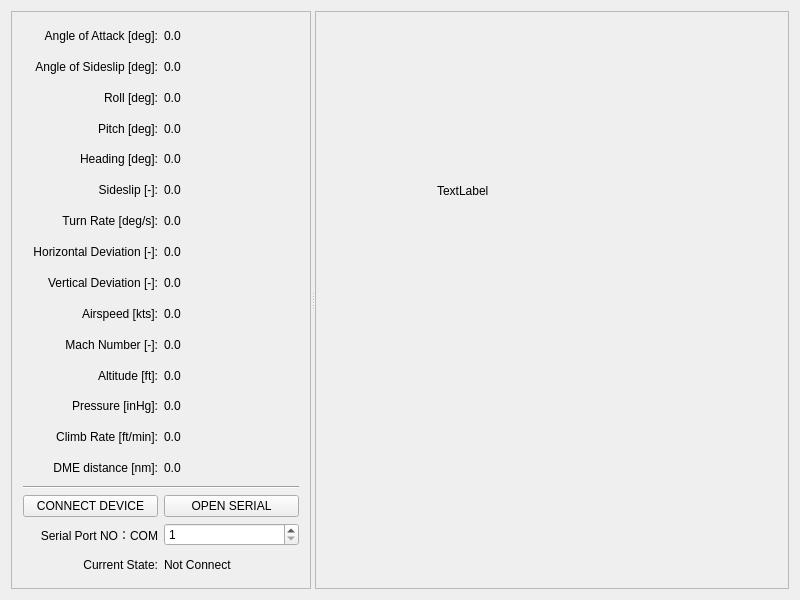
<?xml version="1.0" encoding="UTF-8"?>
<ui version="4.0">
 <class>MainWindow</class>
 <widget class="QMainWindow" name="MainWindow">
  <property name="geometry">
   <rect>
    <x>0</x>
    <y>0</y>
    <width>800</width>
    <height>600</height>
   </rect>
  </property>
  <property name="windowTitle">
   <string>QFlightInstruments Example</string>
  </property>
  <property name="locale">
   <locale language="English" country="UnitedStates"/>
  </property>
  <widget class="QWidget" name="centralWidget">
   <layout class="QGridLayout" name="gridLayout_5">
    <item row="0" column="0">
     <widget class="QSplitter" name="splitter">
      <property name="orientation">
       <enum>Qt::Horizontal</enum>
      </property>
      <widget class="QFrame" name="frame">
       <property name="sizePolicy">
        <sizepolicy hsizetype="Minimum" vsizetype="Preferred">
         <horstretch>0</horstretch>
         <verstretch>0</verstretch>
        </sizepolicy>
       </property>
       <property name="maximumSize">
        <size>
         <width>300</width>
         <height>16777215</height>
        </size>
       </property>
       <property name="frameShape">
        <enum>QFrame::StyledPanel</enum>
       </property>
       <property name="frameShadow">
        <enum>QFrame::Raised</enum>
       </property>
       <layout class="QGridLayout" name="gridLayout_3">
        <item row="1" column="0">
         <layout class="QGridLayout" name="gridLayout" columnstretch="0,0">
          <item row="0" column="0">
           <widget class="QLabel" name="label_13">
            <property name="text">
             <string>Angle of Attack [deg]:</string>
            </property>
            <property name="alignment">
             <set>Qt::AlignRight|Qt::AlignTrailing|Qt::AlignVCenter</set>
            </property>
           </widget>
          </item>
          <item row="14" column="1">
           <widget class="QLabel" name="labelDME">
            <property name="text">
             <string>0.0</string>
            </property>
           </widget>
          </item>
          <item row="12" column="1">
           <widget class="QLabel" name="labelPress">
            <property name="text">
             <string>0.0</string>
            </property>
           </widget>
          </item>
          <item row="13" column="1">
           <widget class="QLabel" name="labelClimb">
            <property name="text">
             <string>0.0</string>
            </property>
           </widget>
          </item>
          <item row="8" column="1">
           <widget class="QLabel" name="labelDevV">
            <property name="text">
             <string>0.0</string>
            </property>
           </widget>
          </item>
          <item row="10" column="1">
           <widget class="QLabel" name="labelMach">
            <property name="text">
             <string>0.0</string>
            </property>
           </widget>
          </item>
          <item row="11" column="1">
           <widget class="QLabel" name="labelAlt">
            <property name="text">
             <string>0.0</string>
            </property>
           </widget>
          </item>
          <item row="9" column="1">
           <widget class="QLabel" name="labelSpeed">
            <property name="text">
             <string>0.0</string>
            </property>
           </widget>
          </item>
          <item row="7" column="0">
           <widget class="QLabel" name="label_6">
            <property name="text">
             <string>Horizontal Deviation [-]:</string>
            </property>
            <property name="alignment">
             <set>Qt::AlignRight|Qt::AlignTrailing|Qt::AlignVCenter</set>
            </property>
           </widget>
          </item>
          <item row="9" column="0">
           <widget class="QLabel" name="label_8">
            <property name="text">
             <string>Airspeed [kts]:</string>
            </property>
            <property name="alignment">
             <set>Qt::AlignRight|Qt::AlignTrailing|Qt::AlignVCenter</set>
            </property>
           </widget>
          </item>
          <item row="11" column="0">
           <widget class="QLabel" name="label_9">
            <property name="text">
             <string>Altitude [ft]:</string>
            </property>
            <property name="alignment">
             <set>Qt::AlignRight|Qt::AlignTrailing|Qt::AlignVCenter</set>
            </property>
           </widget>
          </item>
          <item row="13" column="0">
           <widget class="QLabel" name="label_10">
            <property name="text">
             <string>Climb Rate [ft/min]:</string>
            </property>
            <property name="alignment">
             <set>Qt::AlignRight|Qt::AlignTrailing|Qt::AlignVCenter</set>
            </property>
           </widget>
          </item>
          <item row="4" column="0">
           <widget class="QLabel" name="label_3">
            <property name="text">
             <string>Heading [deg]:</string>
            </property>
            <property name="alignment">
             <set>Qt::AlignRight|Qt::AlignTrailing|Qt::AlignVCenter</set>
            </property>
           </widget>
          </item>
          <item row="10" column="0">
           <widget class="QLabel" name="label_11">
            <property name="text">
             <string>Mach Number [-]:</string>
            </property>
            <property name="alignment">
             <set>Qt::AlignRight|Qt::AlignTrailing|Qt::AlignVCenter</set>
            </property>
           </widget>
          </item>
          <item row="6" column="0">
           <widget class="QLabel" name="label_5">
            <property name="text">
             <string>Turn Rate [deg/s]:</string>
            </property>
            <property name="alignment">
             <set>Qt::AlignRight|Qt::AlignTrailing|Qt::AlignVCenter</set>
            </property>
           </widget>
          </item>
          <item row="2" column="0">
           <widget class="QLabel" name="label">
            <property name="text">
             <string>Roll [deg]:</string>
            </property>
            <property name="alignment">
             <set>Qt::AlignRight|Qt::AlignTrailing|Qt::AlignVCenter</set>
            </property>
           </widget>
          </item>
          <item row="8" column="0">
           <widget class="QLabel" name="label_7">
            <property name="text">
             <string>Vertical Deviation [-]:</string>
            </property>
            <property name="alignment">
             <set>Qt::AlignRight|Qt::AlignTrailing|Qt::AlignVCenter</set>
            </property>
           </widget>
          </item>
          <item row="5" column="0">
           <widget class="QLabel" name="label_4">
            <property name="text">
             <string>Sideslip [-]:</string>
            </property>
            <property name="alignment">
             <set>Qt::AlignRight|Qt::AlignTrailing|Qt::AlignVCenter</set>
            </property>
           </widget>
          </item>
          <item row="15" column="0" colspan="2">
           <widget class="Line" name="line">
            <property name="orientation">
             <enum>Qt::Horizontal</enum>
            </property>
           </widget>
          </item>
          <item row="3" column="0">
           <widget class="QLabel" name="label_2">
            <property name="text">
             <string>Pitch [deg]:</string>
            </property>
            <property name="alignment">
             <set>Qt::AlignRight|Qt::AlignTrailing|Qt::AlignVCenter</set>
            </property>
           </widget>
          </item>
          <item row="12" column="0">
           <widget class="QLabel" name="label_12">
            <property name="text">
             <string>Pressure [inHg]:</string>
            </property>
            <property name="alignment">
             <set>Qt::AlignRight|Qt::AlignTrailing|Qt::AlignVCenter</set>
            </property>
           </widget>
          </item>
          <item row="1" column="0">
           <widget class="QLabel" name="label_14">
            <property name="text">
             <string>Angle of Sideslip [deg]:</string>
            </property>
            <property name="alignment">
             <set>Qt::AlignRight|Qt::AlignTrailing|Qt::AlignVCenter</set>
            </property>
           </widget>
          </item>
          <item row="14" column="0">
           <widget class="QLabel" name="label_16">
            <property name="text">
             <string>DME distance [nm]:</string>
            </property>
            <property name="alignment">
             <set>Qt::AlignRight|Qt::AlignTrailing|Qt::AlignVCenter</set>
            </property>
           </widget>
          </item>
          <item row="16" column="0">
           <widget class="QPushButton" name="pushButtonAuto">
            <property name="text">
             <string>CONNECT DEVICE</string>
            </property>
            <property name="checkable">
             <bool>true</bool>
            </property>
           </widget>
          </item>
          <item row="1" column="1">
           <widget class="QLabel" name="labelBeta">
            <property name="text">
             <string>0.0</string>
            </property>
            <property name="scaledContents">
             <bool>false</bool>
            </property>
           </widget>
          </item>
          <item row="4" column="1">
           <widget class="QLabel" name="labelHead">
            <property name="text">
             <string>0.0</string>
            </property>
           </widget>
          </item>
          <item row="6" column="1">
           <widget class="QLabel" name="labelTurn">
            <property name="text">
             <string>0.0</string>
            </property>
           </widget>
          </item>
          <item row="2" column="1">
           <widget class="QLabel" name="labelRoll">
            <property name="text">
             <string>0.0</string>
            </property>
           </widget>
          </item>
          <item row="7" column="1">
           <widget class="QLabel" name="labelDevH">
            <property name="text">
             <string>0.0</string>
            </property>
           </widget>
          </item>
          <item row="5" column="1">
           <widget class="QLabel" name="labelSlip">
            <property name="text">
             <string>0.0</string>
            </property>
           </widget>
          </item>
          <item row="0" column="1">
           <widget class="QLabel" name="labelAlpha">
            <property name="frameShape">
             <enum>QFrame::NoFrame</enum>
            </property>
            <property name="frameShadow">
             <enum>QFrame::Sunken</enum>
            </property>
            <property name="text">
             <string>0.0</string>
            </property>
            <property name="alignment">
             <set>Qt::AlignLeading|Qt::AlignLeft|Qt::AlignVCenter</set>
            </property>
           </widget>
          </item>
          <item row="3" column="1">
           <widget class="QLabel" name="labelPitch">
            <property name="text">
             <string>0.0</string>
            </property>
           </widget>
          </item>
          <item row="16" column="1">
           <widget class="QPushButton" name="pushButtonSerial">
            <property name="text">
             <string>OPEN SERIAL</string>
            </property>
           </widget>
          </item>
          <item row="17" column="1">
           <widget class="QSpinBox" name="spinBox">
            <property name="prefix">
             <string notr="true"/>
            </property>
            <property name="minimum">
             <number>1</number>
            </property>
            <property name="value">
             <number>1</number>
            </property>
           </widget>
          </item>
          <item row="17" column="0">
           <widget class="QLabel" name="label_15">
            <property name="text">
             <string>Serial Port NO：COM</string>
            </property>
            <property name="alignment">
             <set>Qt::AlignRight|Qt::AlignTrailing|Qt::AlignVCenter</set>
            </property>
           </widget>
          </item>
          <item row="18" column="0">
           <widget class="QLabel" name="label_17">
            <property name="text">
             <string>Current State:</string>
            </property>
            <property name="alignment">
             <set>Qt::AlignRight|Qt::AlignTrailing|Qt::AlignVCenter</set>
            </property>
           </widget>
          </item>
          <item row="18" column="1">
           <widget class="QLabel" name="label_18">
            <property name="text">
             <string>Not Connect</string>
            </property>
           </widget>
          </item>
         </layout>
        </item>
       </layout>
      </widget>
      <widget class="QFrame" name="frame_2">
       <property name="frameShape">
        <enum>QFrame::StyledPanel</enum>
       </property>
       <property name="frameShadow">
        <enum>QFrame::Raised</enum>
       </property>
       <layout class="QGridLayout" name="gridLayout_4">
        <item row="0" column="0">
         <layout class="QGridLayout" name="gridLayout_2">
          <item row="0" column="0" rowspan="2">
           <widget class="WidgetPFD" name="widgetPFD" native="true">
            <property name="sizePolicy">
             <sizepolicy hsizetype="Preferred" vsizetype="Preferred">
              <horstretch>2</horstretch>
              <verstretch>0</verstretch>
             </sizepolicy>
            </property>
            <widget class="QLabel" name="labelerr">
             <property name="geometry">
              <rect>
               <x>110</x>
               <y>160</y>
               <width>55</width>
               <height>16</height>
              </rect>
             </property>
             <property name="text">
              <string>TextLabel</string>
             </property>
            </widget>
           </widget>
          </item>
         </layout>
        </item>
       </layout>
      </widget>
     </widget>
    </item>
   </layout>
  </widget>
 </widget>
 <layoutdefault spacing="6" margin="11"/>
 <customwidgets>
  <customwidget>
   <class>WidgetPFD</class>
   <extends>QWidget</extends>
   <header>WidgetPFD.h</header>
   <container>1</container>
  </customwidget>
 </customwidgets>
 <tabstops>
  <tabstop>pushButtonAuto</tabstop>
 </tabstops>
 <resources/>
 <connections/>
</ui>
